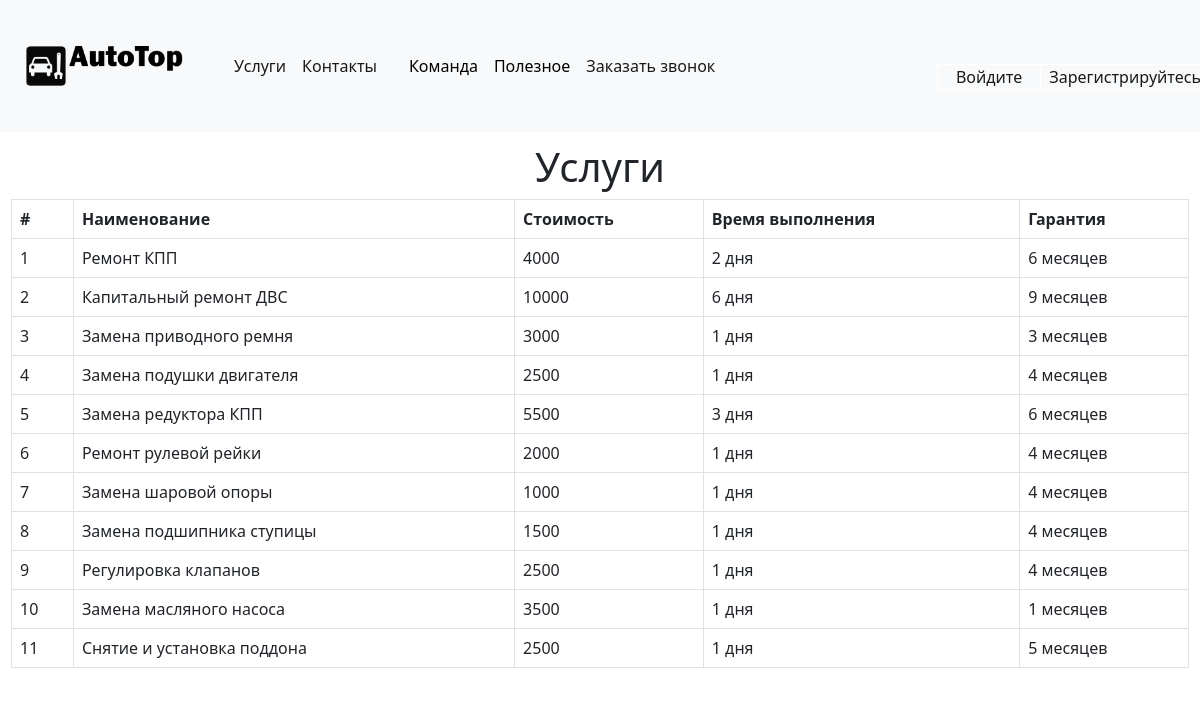
/services, run on the app's committed database.
### home/models.py (models this page shows, shortened)
class Work(models.Model):
    author = models.ForeignKey(
        'auth.User',
        on_delete=models.CASCADE,
    )
    Name = models.CharField('Название работы', max_length=50)
    Cost = models.IntegerField('Стоимость')
    Execution_Time = models.IntegerField("Время выполнения")
    Warranty = models.IntegerField("Гарантия")
    class Meta:
        verbose_name = 'Работа'
        verbose_name_plural = 'Работы'

### home/views.py (the view)
# urls.py: path('services', ServicesListView.as_view(), name="services"),
class ServicesListView(ListView):
    model = Work
    template_name = 'home/services.html'

### templates/home/services.html
{% extends 'home/base.html' %}
{% block content %}
<h1>Услуги</h1>
<table class="table table-bordered">
  <thead>
    <tr>
      <th scope="col">#</th>
      <th scope="col">Наименование</th>
      <th scope="col">Стоимость</th>
      <th scope="col">Время выполнения</th>
      <th scope="col">Гарантия</th>
    </tr>
  </thead>
  {% for admin in object_list %}
  <tbody>
    <tr>
      <td>{{forloop.counter}}</td>
      <td>{{ admin.Name }}</td>
      <td>{{ admin.Cost}}</td>
      <td>{{ admin.Execution_Time }} дня</td>
      <td>{{ admin.Warranty }} месяцев</td>
    </tr>
  </tbody>
  {% endfor %}
  </table>
{% endblock content %}

### static/css/style.css (style rules this page uses)
body { margin: 0; }
html, body { height: 100%; }

### data on the page
Work: Name "Ремонт КПП", Cost "4000", Execution_Time "2", Warranty "6"
Work: Name "Капитальный ремонт ДВС", Cost "10000", Execution_Time "6", Warranty "9"
Work: Name "Замена приводного ремня", Cost "3000", Execution_Time "1", Warranty "3"
Work: Name "Замена подушки двигателя", Cost "2500", Execution_Time "1", Warranty "4"
Work: Name "Замена редуктора КПП", Cost "5500", Execution_Time "3", Warranty "6"
Work: Name "Ремонт рулевой рейки", Cost "2000", Execution_Time "1", Warranty "4"
Work: Name "Замена шаровой опоры", Cost "1000", Execution_Time "1", Warranty "4"
Work: Name "Замена подшипника ступицы", Cost "1500", Execution_Time "1", Warranty "4"
Work: Name "Регулировка клапанов", Cost "2500", Execution_Time "1", Warranty "4"
Work: Name "Замена масляного насоса", Cost "3500", Execution_Time "1", Warranty "1"
Work: Name "Снятие и установка поддона", Cost "2500", Execution_Time "1", Warranty "5"
